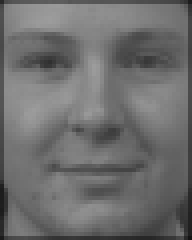
#> input picture assignments_3/Faces_FA_FB/fa_H/00296_940422_fa.pgm, 48 x 60 px, found by its file name (shown 4 times larger); its folder holds 4 pictures in this run
$ jupyter execute --allow-errors at1.ipynb
#> lines starting #> are read from the running program, lines starting #| are printed output that depends on the picture
[cell 1]
import numpy as np
import matplotlib.pyplot as plt

#> (a cell that did not finish here is left out)

[cell 3]
# [38 lines of commented-out code are left out]

[cell 4]
import numpy as np
import matplotlib.pyplot as plt

from pathlib import Path
import os
import cv2


HOME="/home/spoudel/PR_assignments/assignments_3/Faces_FA_FB/"
fa_H="fa_H"
fa_L="fa_L"
fb_H="fb_H"
fa_L="fa_L"

training_location=HOME+"/"+fa_H
testing_location=HOME+"/"+fb_H

training_images_name=[]
for file in os.listdir(training_location):
    if file.endswith(".pgm"):
        training_images_name.append(file)

len(training_images_name),training_images_name

training_images=np.array([cv2.imread(training_location+"/"+x) for x in training_images_name])
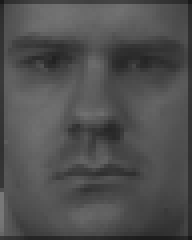
#> input picture assignments_3/Faces_FA_FB/fa_H/00340_940422_fa.pgm, 48 x 60 px, found by its file name (shown 4 times larger)
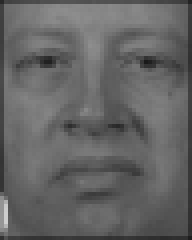
#> input picture assignments_3/Faces_FA_FB/fa_H/00465_940519_fa.pgm, 48 x 60 px, found by its file name (shown 4 times larger)
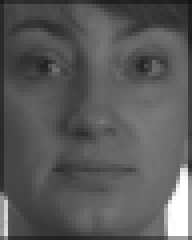
#> input picture assignments_3/Faces_FA_FB/fa_H/00569_940928_fa.pgm, 48 x 60 px, found by its file name (shown 4 times larger)

[cell 5]
plt.imshow(training_images[0].flatten().reshape(60,48,3))

[cell 6]
X=np.array([x.flatten() for x in training_images])

[cell 7]
n_samples, n_features = X.shape
#> n_samples = 4; n_features = 8640

print('Number of samples:', n_samples)
#| Number of samples: 4
print('Number of features:', n_features)
#| Number of features: 8640

# ---------------------------------------------------------
#> (the rest of this cell did not finish here and is left out)
